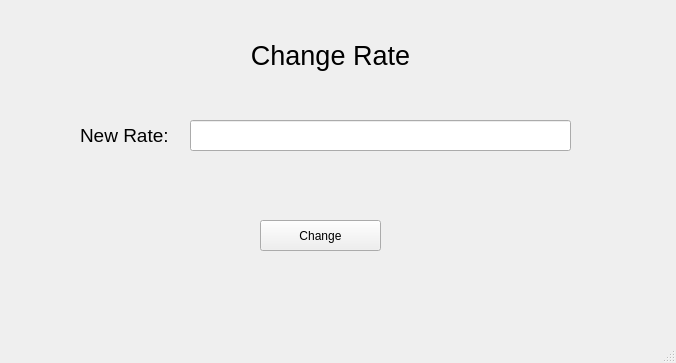
<?xml version="1.0" encoding="UTF-8"?>
<ui version="4.0">
 <class>ChangeRateWindow</class>
 <widget class="QMainWindow" name="ChangeRateWindow">
  <property name="geometry">
   <rect>
    <x>0</x>
    <y>0</y>
    <width>676</width>
    <height>363</height>
   </rect>
  </property>
  <property name="maximumSize">
   <size>
    <width>676</width>
    <height>363</height>
   </size>
  </property>
  <property name="windowTitle">
   <string>Change Rate</string>
  </property>
  <widget class="QWidget" name="centralwidget">
   <widget class="QLabel" name="titleLabel">
    <property name="geometry">
     <rect>
      <x>220</x>
      <y>30</y>
      <width>221</width>
      <height>51</height>
     </rect>
    </property>
    <property name="text">
     <string>&lt;html&gt;&lt;head/&gt;&lt;body&gt;&lt;p align=&quot;center&quot;&gt;&lt;span style=&quot; font-size:20pt;&quot;&gt;Change Rate&lt;/span&gt;&lt;/p&gt;&lt;/body&gt;&lt;/html&gt;</string>
    </property>
   </widget>
   <widget class="QLabel" name="rateLabel">
    <property name="geometry">
     <rect>
      <x>80</x>
      <y>120</y>
      <width>91</width>
      <height>31</height>
     </rect>
    </property>
    <property name="text">
     <string>&lt;html&gt;&lt;head/&gt;&lt;body&gt;&lt;p&gt;&lt;span style=&quot; font-size:14pt;&quot;&gt;New Rate:&lt;/span&gt;&lt;/p&gt;&lt;/body&gt;&lt;/html&gt;</string>
    </property>
   </widget>
   <widget class="QLineEdit" name="rateTextBox">
    <property name="geometry">
     <rect>
      <x>190</x>
      <y>120</y>
      <width>381</width>
      <height>31</height>
     </rect>
    </property>
   </widget>
   <widget class="QPushButton" name="changeBtn">
    <property name="geometry">
     <rect>
      <x>260</x>
      <y>220</y>
      <width>121</width>
      <height>31</height>
     </rect>
    </property>
    <property name="text">
     <string>Change</string>
    </property>
   </widget>
  </widget>
  <widget class="QMenuBar" name="menubar">
   <property name="geometry">
    <rect>
     <x>0</x>
     <y>0</y>
     <width>676</width>
     <height>21</height>
    </rect>
   </property>
  </widget>
  <widget class="QStatusBar" name="statusbar"/>
 </widget>
 <resources/>
 <connections/>
</ui>
